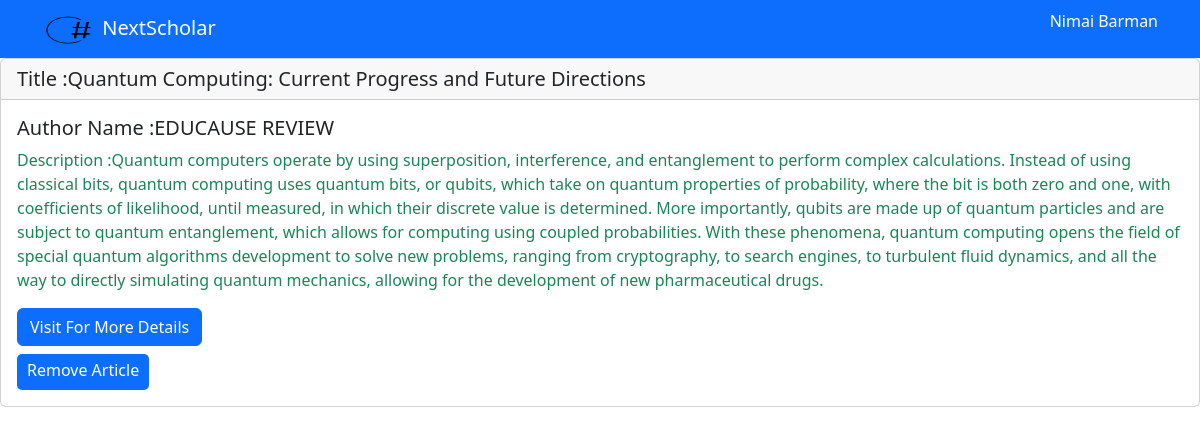
The page /saved.php (signed in) on the database its author committed.
### tables this page shows
CREATE TABLE `saved` (
  `article_id` int(5) DEFAULT NULL,
  `email` varchar(50) DEFAULT NULL,
  `save_id` int(11) NOT NULL
);

CREATE TABLE `articles` (
  `article_id` int(11) NOT NULL,
  `title` varchar(255) DEFAULT NULL,
  `tag` varchar(50) DEFAULT NULL,
  `description` text DEFAULT NULL,
  `link` varchar(255) DEFAULT NULL,
  `author_name` varchar(100) DEFAULT NULL
);

### saved.php (the view, shortened to what this page needs)
<?php
include("connection.php");
?>
<!DOCTYPE html>
<html lang="en">
<head>
    <link rel="stylesheet" href="style.css">
    <link href="https://cdn.jsdelivr.net/npm/bootstrap@5.3.2/dist/css/bootstrap.min.css" rel="stylesheet">
</head>
<body>
<nav class="navbar bg-primary">
        <div class="container">
            <a class="navbar-brand text-white" href="index.php">
                <img src="./Assets/logo.png" alt="Logo" width="55" height="30">
                NextScholar
            </a>
            <ul class = "signupLoginList">
            <?php
              if(isset($_SESSION['name'])){
            ?>
            <li><a class="nav-link" href="profile.php"><?php
            echo $_SESSION['name'];
            ?>
            </a></li>
            <?php
              }else{
            ?>
            <li><a class="nav-link" href="logIn.php">Login</a></li>
            <?php
              }
            ?>
          </ul>
        </div>
    </nav>
    <?php
        $email=$_SESSION['email'];
        $sql="select * from articles natural join saved where email='$email'";
        $res=mysqli_query($con,$sql);
        while($result=mysqli_fetch_array($res)){
    ?>
    <div class="card">
      <h5 class="card-header">Title :<?php echo $result['title']; ?></h5>
      <div class="card-body">
        <h5 class="card-title">Author Name :<?php echo $result['author_name']; ?></h5>
        <p class="card-text text-success">Description :<?php echo $result['description']; ?></p>
        <a href=<?php  echo $result['link']; ?> class="btn btn-primary">Visit For More Details</a>
        <form action="remove.php?id=<?php echo $result['save_id'];  ?>" method="post" class="mt-2">
        <input type="submit" name="remove" value='Remove Article' id="">
        </form>
      </div>
    </div>
    <?php
        }
    ?>
</body>
</html>

### style.css (style rules this page uses)
* { margin: 0; padding: 0; color: white; }
.signupLoginList { list-style-type: none; display: flex; gap: 10px; }
a:link { text-decoration: none; }
.card-body input { color:white; background: #0D6EFD; border: none; padding-top: 4px; padding-bottom: 8px; padding-left: 10px; padding-right: 10px; border-radius: 5px; }

### rows shown on the page
saved: article.title "Quantum Computing: Current Progress and Future Directions", article.author_name "EDUCAUSE REVIEW", article.description "Quantum computers operate by using superposition, interference, and entanglement to perform complex calculations. Instead of using classical bits, quantum computing uses quantum bits, or qubits, which take on quantum properties of probability, where the bit is both zero and one, with coefficients of likelihood, until measured, in which their discrete value is determined. More importantly, qubits are made up of quantum particles and are subject to quantum entanglement, which allows for computing using coupled probabilities. With these phenomena, quantum computing opens the field of special quantum algorithms development to solve new problems, ranging from cryptography, to search engines, to…"

### other values the page prints
$_SESSION['name'] "Nimai Barman"
